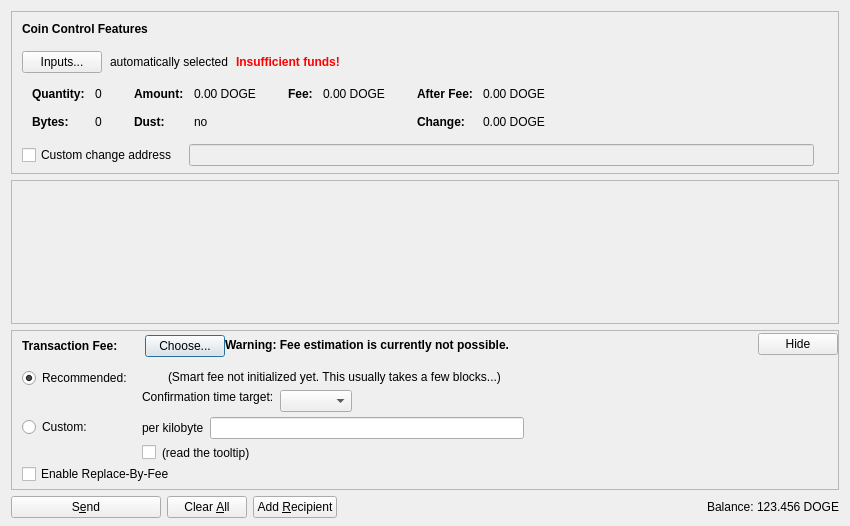
<?xml version="1.0" encoding="UTF-8"?>
<ui version="4.0">
 <class>SendCoinsDialog</class>
 <widget class="QDialog" name="SendCoinsDialog">
  <property name="geometry">
   <rect>
    <x>0</x>
    <y>0</y>
    <width>850</width>
    <height>526</height>
   </rect>
  </property>
  <property name="windowTitle">
   <string>Send Coins</string>
  </property>
  <layout class="QVBoxLayout" name="verticalLayout" stretch="0,1,0,0">
   <property name="bottomMargin">
    <number>8</number>
   </property>
   <item>
    <widget class="QFrame" name="frameCoinControl">
     <property name="sizePolicy">
      <sizepolicy hsizetype="Expanding" vsizetype="Expanding">
       <horstretch>0</horstretch>
       <verstretch>0</verstretch>
      </sizepolicy>
     </property>
     <property name="maximumSize">
      <size>
       <width>16777215</width>
       <height>16777215</height>
      </size>
     </property>
     <property name="frameShape">
      <enum>QFrame::StyledPanel</enum>
     </property>
     <property name="frameShadow">
      <enum>QFrame::Sunken</enum>
     </property>
     <layout class="QVBoxLayout" name="verticalLayoutCoinControl2">
      <property name="spacing">
       <number>0</number>
      </property>
      <property name="leftMargin">
       <number>0</number>
      </property>
      <property name="topMargin">
       <number>0</number>
      </property>
      <property name="rightMargin">
       <number>0</number>
      </property>
      <property name="bottomMargin">
       <number>6</number>
      </property>
      <item>
       <layout class="QVBoxLayout" name="verticalLayoutCoinControl" stretch="0,0,0,0,1">
        <property name="spacing">
         <number>0</number>
        </property>
        <property name="leftMargin">
         <number>10</number>
        </property>
        <property name="topMargin">
         <number>10</number>
        </property>
        <item>
         <layout class="QHBoxLayout" name="horizontalLayoutCoinControl1">
          <property name="bottomMargin">
           <number>15</number>
          </property>
          <item>
           <widget class="QLabel" name="labelCoinControlFeatures">
            <property name="sizePolicy">
             <sizepolicy hsizetype="Preferred" vsizetype="Maximum">
              <horstretch>0</horstretch>
              <verstretch>0</verstretch>
             </sizepolicy>
            </property>
            <property name="font">
             <font>
              <weight>75</weight>
              <bold>true</bold>
             </font>
            </property>
            <property name="styleSheet">
             <string notr="true">font-weight:bold;</string>
            </property>
            <property name="text">
             <string>Coin Control Features</string>
            </property>
           </widget>
          </item>
         </layout>
        </item>
        <item>
         <layout class="QHBoxLayout" name="horizontalLayoutCoinControl2" stretch="0,0,0,0">
          <property name="spacing">
           <number>8</number>
          </property>
          <property name="bottomMargin">
           <number>10</number>
          </property>
          <item>
           <widget class="QPushButton" name="pushButtonCoinControl">
            <property name="styleSheet">
             <string notr="true"/>
            </property>
            <property name="text">
             <string>Inputs...</string>
            </property>
            <property name="autoDefault">
             <bool>false</bool>
            </property>
           </widget>
          </item>
          <item>
           <widget class="QLabel" name="labelCoinControlAutomaticallySelected">
            <property name="text">
             <string>automatically selected</string>
            </property>
            <property name="margin">
             <number>5</number>
            </property>
           </widget>
          </item>
          <item>
           <widget class="QLabel" name="labelCoinControlInsuffFunds">
            <property name="font">
             <font>
              <weight>75</weight>
              <bold>true</bold>
             </font>
            </property>
            <property name="styleSheet">
             <string notr="true">color:red;font-weight:bold;</string>
            </property>
            <property name="text">
             <string>Insufficient funds!</string>
            </property>
            <property name="margin">
             <number>5</number>
            </property>
           </widget>
          </item>
          <item>
           <spacer name="horizontalSpacerCoinControl">
            <property name="orientation">
             <enum>Qt::Horizontal</enum>
            </property>
            <property name="sizeHint" stdset="0">
             <size>
              <width>40</width>
              <height>1</height>
             </size>
            </property>
           </spacer>
          </item>
         </layout>
        </item>
        <item>
         <widget class="QWidget" name="widgetCoinControl" native="true">
          <property name="sizePolicy">
           <sizepolicy hsizetype="Preferred" vsizetype="Preferred">
            <horstretch>0</horstretch>
            <verstretch>0</verstretch>
           </sizepolicy>
          </property>
          <property name="minimumSize">
           <size>
            <width>0</width>
            <height>0</height>
           </size>
          </property>
          <property name="styleSheet">
           <string notr="true"/>
          </property>
          <layout class="QHBoxLayout" name="horizontalLayoutCoinControl5">
           <property name="leftMargin">
            <number>0</number>
           </property>
           <property name="topMargin">
            <number>0</number>
           </property>
           <property name="rightMargin">
            <number>0</number>
           </property>
           <property name="bottomMargin">
            <number>0</number>
           </property>
           <item>
            <layout class="QHBoxLayout" name="horizontalLayoutCoinControl3" stretch="0,0,0,1">
             <property name="spacing">
              <number>20</number>
             </property>
             <property name="topMargin">
              <number>0</number>
             </property>
             <property name="bottomMargin">
              <number>10</number>
             </property>
             <item>
              <layout class="QFormLayout" name="formLayoutCoinControl1">
               <property name="horizontalSpacing">
                <number>10</number>
               </property>
               <property name="verticalSpacing">
                <number>14</number>
               </property>
               <property name="leftMargin">
                <number>10</number>
               </property>
               <property name="topMargin">
                <number>4</number>
               </property>
               <property name="rightMargin">
                <number>6</number>
               </property>
               <item row="0" column="0">
                <widget class="QLabel" name="labelCoinControlQuantityText">
                 <property name="font">
                  <font>
                   <weight>75</weight>
                   <bold>true</bold>
                  </font>
                 </property>
                 <property name="text">
                  <string>Quantity:</string>
                 </property>
                 <property name="margin">
                  <number>0</number>
                 </property>
                </widget>
               </item>
               <item row="0" column="1">
                <widget class="QLabel" name="labelCoinControlQuantity">
                 <property name="cursor">
                  <cursorShape>IBeamCursor</cursorShape>
                 </property>
                 <property name="contextMenuPolicy">
                  <enum>Qt::ActionsContextMenu</enum>
                 </property>
                 <property name="text">
                  <string notr="true">0</string>
                 </property>
                 <property name="margin">
                  <number>0</number>
                 </property>
                 <property name="textInteractionFlags">
                  <set>Qt::LinksAccessibleByMouse|Qt::TextSelectableByKeyboard|Qt::TextSelectableByMouse</set>
                 </property>
                </widget>
               </item>
               <item row="1" column="0">
                <widget class="QLabel" name="labelCoinControlBytesText">
                 <property name="font">
                  <font>
                   <weight>75</weight>
                   <bold>true</bold>
                  </font>
                 </property>
                 <property name="text">
                  <string>Bytes:</string>
                 </property>
                </widget>
               </item>
               <item row="1" column="1">
                <widget class="QLabel" name="labelCoinControlBytes">
                 <property name="cursor">
                  <cursorShape>IBeamCursor</cursorShape>
                 </property>
                 <property name="contextMenuPolicy">
                  <enum>Qt::ActionsContextMenu</enum>
                 </property>
                 <property name="text">
                  <string notr="true">0</string>
                 </property>
                 <property name="textInteractionFlags">
                  <set>Qt::LinksAccessibleByMouse|Qt::TextSelectableByKeyboard|Qt::TextSelectableByMouse</set>
                 </property>
                </widget>
               </item>
              </layout>
             </item>
             <item>
              <layout class="QFormLayout" name="formLayoutCoinControl2">
               <property name="horizontalSpacing">
                <number>10</number>
               </property>
               <property name="verticalSpacing">
                <number>14</number>
               </property>
               <property name="leftMargin">
                <number>6</number>
               </property>
               <property name="topMargin">
                <number>4</number>
               </property>
               <property name="rightMargin">
                <number>6</number>
               </property>
               <item row="0" column="0">
                <widget class="QLabel" name="labelCoinControlAmountText">
                 <property name="font">
                  <font>
                   <weight>75</weight>
                   <bold>true</bold>
                  </font>
                 </property>
                 <property name="text">
                  <string>Amount:</string>
                 </property>
                 <property name="margin">
                  <number>0</number>
                 </property>
                </widget>
               </item>
               <item row="0" column="1">
                <widget class="QLabel" name="labelCoinControlAmount">
                 <property name="cursor">
                  <cursorShape>IBeamCursor</cursorShape>
                 </property>
                 <property name="contextMenuPolicy">
                  <enum>Qt::ActionsContextMenu</enum>
                 </property>
                 <property name="text">
                  <string notr="true">0.00 DOGE</string>
                 </property>
                 <property name="textInteractionFlags">
                  <set>Qt::LinksAccessibleByMouse|Qt::TextSelectableByKeyboard|Qt::TextSelectableByMouse</set>
                 </property>
                </widget>
               </item>
               <item row="1" column="0">
                <widget class="QLabel" name="labelCoinControlLowOutputText">
                 <property name="font">
                  <font>
                   <weight>75</weight>
                   <bold>true</bold>
                  </font>
                 </property>
                 <property name="text">
                  <string>Dust:</string>
                 </property>
                </widget>
               </item>
               <item row="1" column="1">
                <widget class="QLabel" name="labelCoinControlLowOutput">
                 <property name="cursor">
                  <cursorShape>IBeamCursor</cursorShape>
                 </property>
                 <property name="contextMenuPolicy">
                  <enum>Qt::ActionsContextMenu</enum>
                 </property>
                 <property name="text">
                  <string notr="true">no</string>
                 </property>
                 <property name="textInteractionFlags">
                  <set>Qt::LinksAccessibleByMouse|Qt::TextSelectableByKeyboard|Qt::TextSelectableByMouse</set>
                 </property>
                </widget>
               </item>
              </layout>
             </item>
             <item>
              <layout class="QFormLayout" name="formLayoutCoinControl3">
               <property name="horizontalSpacing">
                <number>10</number>
               </property>
               <property name="verticalSpacing">
                <number>14</number>
               </property>
               <property name="leftMargin">
                <number>6</number>
               </property>
               <property name="topMargin">
                <number>4</number>
               </property>
               <property name="rightMargin">
                <number>6</number>
               </property>
               <item row="0" column="0">
                <widget class="QLabel" name="labelCoinControlFeeText">
                 <property name="font">
                  <font>
                   <weight>75</weight>
                   <bold>true</bold>
                  </font>
                 </property>
                 <property name="text">
                  <string>Fee:</string>
                 </property>
                 <property name="margin">
                  <number>0</number>
                 </property>
                </widget>
               </item>
               <item row="0" column="1">
                <widget class="QLabel" name="labelCoinControlFee">
                 <property name="cursor">
                  <cursorShape>IBeamCursor</cursorShape>
                 </property>
                 <property name="contextMenuPolicy">
                  <enum>Qt::ActionsContextMenu</enum>
                 </property>
                 <property name="text">
                  <string notr="true">0.00 DOGE</string>
                 </property>
                 <property name="textInteractionFlags">
                  <set>Qt::LinksAccessibleByMouse|Qt::TextSelectableByKeyboard|Qt::TextSelectableByMouse</set>
                 </property>
                </widget>
               </item>
              </layout>
             </item>
             <item>
              <layout class="QFormLayout" name="formLayoutCoinControl4">
               <property name="horizontalSpacing">
                <number>10</number>
               </property>
               <property name="verticalSpacing">
                <number>14</number>
               </property>
               <property name="leftMargin">
                <number>6</number>
               </property>
               <property name="topMargin">
                <number>4</number>
               </property>
               <property name="rightMargin">
                <number>6</number>
               </property>
               <item row="0" column="0">
                <widget class="QLabel" name="labelCoinControlAfterFeeText">
                 <property name="font">
                  <font>
                   <weight>75</weight>
                   <bold>true</bold>
                  </font>
                 </property>
                 <property name="text">
                  <string>After Fee:</string>
                 </property>
                 <property name="margin">
                  <number>0</number>
                 </property>
                </widget>
               </item>
               <item row="0" column="1">
                <widget class="QLabel" name="labelCoinControlAfterFee">
                 <property name="cursor">
                  <cursorShape>IBeamCursor</cursorShape>
                 </property>
                 <property name="contextMenuPolicy">
                  <enum>Qt::ActionsContextMenu</enum>
                 </property>
                 <property name="text">
                  <string notr="true">0.00 DOGE</string>
                 </property>
                 <property name="textInteractionFlags">
                  <set>Qt::LinksAccessibleByMouse|Qt::TextSelectableByKeyboard|Qt::TextSelectableByMouse</set>
                 </property>
                </widget>
               </item>
               <item row="1" column="0">
                <widget class="QLabel" name="labelCoinControlChangeText">
                 <property name="font">
                  <font>
                   <weight>75</weight>
                   <bold>true</bold>
                  </font>
                 </property>
                 <property name="text">
                  <string>Change:</string>
                 </property>
                </widget>
               </item>
               <item row="1" column="1">
                <widget class="QLabel" name="labelCoinControlChange">
                 <property name="cursor">
                  <cursorShape>IBeamCursor</cursorShape>
                 </property>
                 <property name="contextMenuPolicy">
                  <enum>Qt::ActionsContextMenu</enum>
                 </property>
                 <property name="text">
                  <string notr="true">0.00 DOGE</string>
                 </property>
                 <property name="textInteractionFlags">
                  <set>Qt::LinksAccessibleByMouse|Qt::TextSelectableByKeyboard|Qt::TextSelectableByMouse</set>
                 </property>
                </widget>
               </item>
              </layout>
             </item>
            </layout>
           </item>
          </layout>
         </widget>
        </item>
        <item>
         <layout class="QHBoxLayout" name="horizontalLayoutCoinControl4" stretch="0,0,0">
          <property name="spacing">
           <number>12</number>
          </property>
          <property name="sizeConstraint">
           <enum>QLayout::SetDefaultConstraint</enum>
          </property>
          <property name="topMargin">
           <number>5</number>
          </property>
          <property name="rightMargin">
           <number>5</number>
          </property>
          <item>
           <widget class="QCheckBox" name="checkBoxCoinControlChange">
            <property name="toolTip">
             <string>If this is activated, but the change address is empty or invalid, change will be sent to a newly generated address.</string>
            </property>
            <property name="text">
             <string>Custom change address</string>
            </property>
           </widget>
          </item>
          <item>
           <widget class="QValidatedLineEdit" name="lineEditCoinControlChange">
            <property name="enabled">
             <bool>false</bool>
            </property>
            <property name="sizePolicy">
             <sizepolicy hsizetype="Expanding" vsizetype="Fixed">
              <horstretch>0</horstretch>
              <verstretch>0</verstretch>
             </sizepolicy>
            </property>
           </widget>
          </item>
          <item>
           <widget class="QLabel" name="labelCoinControlChangeLabel">
            <property name="sizePolicy">
             <sizepolicy hsizetype="Preferred" vsizetype="Expanding">
              <horstretch>0</horstretch>
              <verstretch>0</verstretch>
             </sizepolicy>
            </property>
            <property name="minimumSize">
             <size>
              <width>0</width>
              <height>0</height>
             </size>
            </property>
            <property name="text">
             <string/>
            </property>
            <property name="margin">
             <number>3</number>
            </property>
           </widget>
          </item>
         </layout>
        </item>
        <item>
         <spacer name="verticalSpacerCoinControl">
          <property name="orientation">
           <enum>Qt::Vertical</enum>
          </property>
          <property name="sizeHint" stdset="0">
           <size>
            <width>800</width>
            <height>1</height>
           </size>
          </property>
         </spacer>
        </item>
       </layout>
      </item>
     </layout>
    </widget>
   </item>
   <item>
    <widget class="QScrollArea" name="scrollArea">
     <property name="widgetResizable">
      <bool>true</bool>
     </property>
     <widget class="QWidget" name="scrollAreaWidgetContents">
      <property name="geometry">
       <rect>
        <x>0</x>
        <y>0</y>
        <width>830</width>
        <height>104</height>
       </rect>
      </property>
      <layout class="QVBoxLayout" name="verticalLayout_2" stretch="0,1">
       <property name="leftMargin">
        <number>0</number>
       </property>
       <property name="topMargin">
        <number>0</number>
       </property>
       <property name="rightMargin">
        <number>0</number>
       </property>
       <property name="bottomMargin">
        <number>0</number>
       </property>
       <item>
        <layout class="QVBoxLayout" name="entries">
         <property name="spacing">
          <number>6</number>
         </property>
        </layout>
       </item>
       <item>
        <spacer name="verticalSpacer">
         <property name="orientation">
          <enum>Qt::Vertical</enum>
         </property>
         <property name="sizeHint" stdset="0">
          <size>
           <width>20</width>
           <height>40</height>
          </size>
         </property>
        </spacer>
       </item>
      </layout>
     </widget>
    </widget>
   </item>
   <item>
    <widget class="QFrame" name="frameFee">
     <property name="sizePolicy">
      <sizepolicy hsizetype="Expanding" vsizetype="Expanding">
       <horstretch>0</horstretch>
       <verstretch>0</verstretch>
      </sizepolicy>
     </property>
     <property name="maximumSize">
      <size>
       <width>16777215</width>
       <height>16777215</height>
      </size>
     </property>
     <property name="frameShape">
      <enum>QFrame::StyledPanel</enum>
     </property>
     <property name="frameShadow">
      <enum>QFrame::Sunken</enum>
     </property>
     <layout class="QVBoxLayout" name="verticalLayoutFee1">
      <property name="spacing">
       <number>0</number>
      </property>
      <property name="leftMargin">
       <number>0</number>
      </property>
      <property name="topMargin">
       <number>0</number>
      </property>
      <property name="rightMargin">
       <number>0</number>
      </property>
      <property name="bottomMargin">
       <number>0</number>
      </property>
      <item>
       <layout class="QVBoxLayout" name="verticalLayoutFee2" stretch="0,0,0">
        <property name="spacing">
         <number>0</number>
        </property>
        <property name="leftMargin">
         <number>10</number>
        </property>
        <property name="topMargin">
         <number>0</number>
        </property>
        <item>
         <layout class="QHBoxLayout" name="horizontalLayoutFee1">
          <property name="bottomMargin">
           <number>0</number>
          </property>
          <item>
           <layout class="QVBoxLayout" name="verticalLayoutFee7">
            <property name="spacing">
             <number>0</number>
            </property>
            <item>
             <spacer name="verticalSpacerSmartFee">
              <property name="orientation">
               <enum>Qt::Vertical</enum>
              </property>
              <property name="sizeType">
               <enum>QSizePolicy::Fixed</enum>
              </property>
              <property name="sizeHint" stdset="0">
               <size>
                <width>1</width>
                <height>4</height>
               </size>
              </property>
             </spacer>
            </item>
            <item>
             <layout class="QHBoxLayout" name="horizontalLayoutSmartFee">
              <property name="spacing">
               <number>10</number>
              </property>
              <item>
               <widget class="QLabel" name="labelFeeHeadline">
                <property name="sizePolicy">
                 <sizepolicy hsizetype="Preferred" vsizetype="Maximum">
                  <horstretch>0</horstretch>
                  <verstretch>0</verstretch>
                 </sizepolicy>
                </property>
                <property name="font">
                 <font>
                  <weight>75</weight>
                  <bold>true</bold>
                 </font>
                </property>
                <property name="styleSheet">
                 <string notr="true">font-weight:bold;</string>
                </property>
                <property name="text">
                 <string>Transaction Fee:</string>
                </property>
               </widget>
              </item>
              <item>
               <widget class="QLabel" name="labelFeeMinimized">
                <property name="text">
                 <string/>
                </property>
               </widget>
              </item>
              <item>
               <widget class="QPushButton" name="buttonChooseFee">
                <property name="text">
                 <string>Choose...</string>
                </property>
               </widget>
              </item>
             </layout>
            </item>
            <item>
             <spacer name="verticalSpacer_5">
              <property name="orientation">
               <enum>Qt::Vertical</enum>
              </property>
              <property name="sizeHint" stdset="0">
               <size>
                <width>1</width>
                <height>1</height>
               </size>
              </property>
             </spacer>
            </item>
           </layout>
          </item>
          <item>
           <widget class="QLabel" name="fallbackFeeWarningLabel">
            <property name="toolTip">
             <string>Using the fallbackfee can result in sending a transaction that will take several hours or days (or never) to confirm. Consider choosing your fee manually or wait until you have validated the complete chain.</string>
            </property>
            <property name="font">
            <font>
                <weight>75</weight>
                <bold>true</bold>
            </font>
            </property>
            <property name="text">
             <string>Warning: Fee estimation is currently not possible.</string>
            </property>
            <property name="wordWrap">
             <bool>false</bool>
            </property>
           </widget>
          </item>
          <item>
           <spacer name="horizontalSpacer_4">
            <property name="orientation">
             <enum>Qt::Horizontal</enum>
            </property>
            <property name="sizeType">
             <enum>QSizePolicy::MinimumExpanding</enum>
            </property>
            <property name="sizeHint" stdset="0">
             <size>
              <width>40</width>
              <height>20</height>
             </size>
            </property>
           </spacer>
          </item>
          <item>
           <widget class="QPushButton" name="buttonMinimizeFee">
            <property name="toolTip">
             <string>collapse fee-settings</string>
            </property>
            <property name="text">
             <string>Hide</string>
            </property>
           </widget>
          </item>
         </layout>
        </item>
        <item>
         <widget class="QFrame" name="frameFeeSelection">
          <layout class="QVBoxLayout" name="verticalLayoutFee12">
           <property name="spacing">
            <number>0</number>
           </property>
           <property name="leftMargin">
            <number>0</number>
           </property>
           <property name="topMargin">
            <number>0</number>
           </property>
           <property name="rightMargin">
            <number>0</number>
           </property>
           <property name="bottomMargin">
            <number>0</number>
           </property>
           <item>
            <layout class="QGridLayout" name="gridLayoutFee">
             <property name="topMargin">
              <number>10</number>
             </property>
             <property name="bottomMargin">
              <number>4</number>
             </property>
             <property name="horizontalSpacing">
              <number>10</number>
             </property>
             <property name="verticalSpacing">
              <number>4</number>
             </property>
             <item row="1" column="1">
              <layout class="QVBoxLayout" name="verticalLayoutFee8">
               <property name="spacing">
                <number>6</number>
               </property>
               <item>
                <layout class="QHBoxLayout" name="horizontalLayoutFee13">
                 <item>
                  <widget class="QLabel" name="labelCustomPerKilobyte">
                   <property name="toolTip">
                    <string>Specify a custom fee per kB (1,000 bytes) of the transaction's virtual size.

Note:  Since the fee is calculated on a per-byte basis, a fee of "100 satoshis per kB" for a transaction size of 500 bytes (half of 1 kB) would ultimately yield a fee of only 50 satoshis.</string>
                   </property>
                   <property name="text">
                    <string>per kilobyte</string>
                   </property>
                  </widget>
                 </item>
                 <item>
                  <widget class="BitcoinAmountField" name="customFee"/>
                 </item>
                 <item>
                  <spacer name="horizontalSpacer_6">
                   <property name="orientation">
                    <enum>Qt::Horizontal</enum>
                   </property>
                   <property name="sizeHint" stdset="0">
                    <size>
                     <width>1</width>
                     <height>1</height>
                    </size>
                   </property>
                  </spacer>
                 </item>
                </layout>
               </item>
               <item>
                <layout class="QHBoxLayout" name="horizontalLayoutFee8">
                 <item>
                  <widget class="QCheckBox" name="checkBoxMinimumFee">
                   <property name="toolTip">
                    <string>Paying only the minimum fee is just fine as long as there is less transaction volume than space in the blocks. But be aware that this can end up in a never confirming transaction once there is more demand for doge transactions than the network can process.</string>
                   </property>
                   <property name="text">
                    <string/>
                   </property>
                  </widget>
                 </item>
                 <item>
                  <widget class="QLabel" name="labelMinFeeWarning">
                   <property name="enabled">
                    <bool>true</bool>
                   </property>
                   <property name="toolTip">
                    <string>Paying only the minimum fee is just fine as long as there is less transaction volume than space in the blocks. But be aware that this can end up in a never confirming transaction once there is more demand for doge transactions than the network can process.</string>
                   </property>
                   <property name="text">
                    <string>(read the tooltip)</string>
                   </property>
                   <property name="margin">
                    <number>5</number>
                   </property>
                  </widget>
                 </item>
                 <item>
                  <spacer name="horizontalSpacer_2">
                   <property name="orientation">
                    <enum>Qt::Horizontal</enum>
                   </property>
                   <property name="sizeHint" stdset="0">
                    <size>
                     <width>1</width>
                     <height>1</height>
                    </size>
                   </property>
                  </spacer>
                 </item>
                </layout>
               </item>
              </layout>
             </item>
             <item row="0" column="0">
              <layout class="QVBoxLayout" name="verticalLayoutFee4" stretch="0,1">
               <item>
                <widget class="QRadioButton" name="radioSmartFee">
                 <property name="text">
                  <string>Recommended:</string>
                 </property>
                 <property name="checked">
                  <bool>true</bool>
                 </property>
                 <attribute name="buttonGroup">
                  <string notr="true">groupFee</string>
                 </attribute>
                </widget>
               </item>
               <item>
                <spacer name="verticalSpacer_2">
                 <property name="orientation">
                  <enum>Qt::Vertical</enum>
                 </property>
                 <property name="sizeHint" stdset="0">
                  <size>
                   <width>1</width>
                   <height>1</height>
                  </size>
                 </property>
                </spacer>
               </item>
              </layout>
             </item>
             <item row="1" column="0">
              <layout class="QVBoxLayout" name="verticalLayoutFee9" stretch="0,1">
               <item>
                <widget class="QRadioButton" name="radioCustomFee">
                 <property name="text">
                  <string>Custom:</string>
                 </property>
                 <attribute name="buttonGroup">
                  <string notr="true">groupFee</string>
                 </attribute>
                </widget>
               </item>
               <item>
                <spacer name="verticalSpacer_6">
                 <property name="orientation">
                  <enum>Qt::Vertical</enum>
                 </property>
                 <property name="sizeHint" stdset="0">
                  <size>
                   <width>1</width>
                   <height>1</height>
                  </size>
                 </property>
                </spacer>
               </item>
              </layout>
             </item>
             <item row="0" column="1">
              <layout class="QVBoxLayout" name="verticalLayoutFee3" stretch="0,0,1">
               <property name="spacing">
                <number>6</number>
               </property>
               <property name="topMargin">
                <number>2</number>
               </property>
               <item>
                <layout class="QHBoxLayout" name="horizontalLayoutFee12">
                 <item>
                  <widget class="QLabel" name="labelSmartFee">
                   <property name="text">
                    <string/>
                   </property>
                   <property name="margin">
                    <number>2</number>
                   </property>
                  </widget>
                 </item>
                 <item>
                  <widget class="QLabel" name="labelFeeEstimation">
                   <property name="text">
                    <string/>
                   </property>
                  </widget>
                 </item>
                 <item>
                  <widget class="QLabel" name="labelSmartFee2">
                   <property name="text">
                    <string>(Smart fee not initialized yet. This usually takes a few blocks...)</string>
                   </property>
                   <property name="margin">
                    <number>2</number>
                   </property>
                  </widget>
                 </item>
                 <item>
                  <spacer name="horizontalSpacer_5">
                   <property name="orientation">
                    <enum>Qt::Horizontal</enum>
                   </property>
                   <property name="sizeHint" stdset="0">
                    <size>
                     <width>1</width>
                     <height>1</height>
                    </size>
                   </property>
                  </spacer>
                 </item>
                </layout>
               </item>
               <item>
                <layout class="QHBoxLayout" name="horizontalLayoutFee9">
                 <item>
                  <layout class="QVBoxLayout" name="verticalLayoutFee6">
                   <item>
                    <widget class="QLabel" name="labelSmartFee3">
                     <property name="text">
                      <string>Confirmation time target:</string>
                     </property>
                     <property name="margin">
                      <number>2</number>
                     </property>
                    </widget>
                   </item>
                   <item>
                    <spacer name="verticalSpacer_3">
                     <property name="orientation">
                      <enum>Qt::Vertical</enum>
                     </property>
                     <property name="sizeHint" stdset="0">
                      <size>
                       <width>1</width>
                       <height>1</height>
                      </size>
                     </property>
                    </spacer>
                   </item>
                  </layout>
                 </item>
                 <item>
                  <layout class="QVBoxLayout" name="verticalLayoutFee5">
                   <property name="rightMargin">
                    <number>30</number>
                   </property>
                   <item>
                    <layout class="QHBoxLayout" name="horizontalLayoutConfTarget">
                     <property name="bottomMargin">
                      <number>0</number>
                     </property>
                     <item>
                      <widget class="QComboBox" name="confTargetSelector"/>
                     </item>
                     <item>
                      <spacer name="horizontalSpacerConfTarget">
                       <property name="orientation">
                        <enum>Qt::Horizontal</enum>
                       </property>
                       <property name="sizeHint" stdset="0">
                        <size>
                         <width>40</width>
                         <height>20</height>
                        </size>
                       </property>
                      </spacer>
                     </item>
                    </layout>
                   </item>
                  </layout>
                 </item>
                </layout>
               </item>
               <item>
                <spacer name="verticalSpacer_4">
                 <property name="orientation">
                  <enum>Qt::Vertical</enum>
                 </property>
                 <property name="sizeHint" stdset="0">
                  <size>
                   <width>1</width>
                   <height>1</height>
                  </size>
                 </property>
                </spacer>
               </item>
              </layout>
             </item>
            </layout>
           </item>
           <item>
            <widget class="QCheckBox" name="optInRBF">
             <property name="text">
              <string>Enable Replace-By-Fee</string>
             </property>
             <property name="toolTip">
              <string>With Replace-By-Fee (BIP-125) you can increase a transaction's fee after it is sent. Without this, a higher fee may be recommended to compensate for increased transaction delay risk.</string>
             </property>
            </widget>
           </item>
          </layout>
         </widget>
        </item>
        <item>
         <spacer name="verticalSpacerFee">
          <property name="orientation">
           <enum>Qt::Vertical</enum>
          </property>
          <property name="sizeHint" stdset="0">
           <size>
            <width>40</width>
            <height>5</height>
           </size>
          </property>
         </spacer>
        </item>
       </layout>
      </item>
     </layout>
    </widget>
   </item>
   <item>
    <layout class="QHBoxLayout" name="horizontalLayout">
     <item>
      <widget class="QPushButton" name="sendButton">
       <property name="minimumSize">
        <size>
         <width>150</width>
         <height>0</height>
        </size>
       </property>
       <property name="toolTip">
        <string>Confirm the send action</string>
       </property>
       <property name="text">
        <string>S&amp;end</string>
       </property>
       <property name="icon">
        <iconset resource="../bitcoin.qrc">
         <normaloff>:/icons/send</normaloff>:/icons/send</iconset>
       </property>
       <property name="autoDefault">
        <bool>false</bool>
       </property>
       <property name="default">
        <bool>false</bool>
       </property>
      </widget>
     </item>
     <item>
      <widget class="QPushButton" name="clearButton">
       <property name="sizePolicy">
        <sizepolicy hsizetype="Minimum" vsizetype="Fixed">
         <horstretch>0</horstretch>
         <verstretch>0</verstretch>
        </sizepolicy>
       </property>
       <property name="toolTip">
        <string>Clear all fields of the form.</string>
       </property>
       <property name="text">
        <string>Clear &amp;All</string>
       </property>
       <property name="icon">
        <iconset resource="../bitcoin.qrc">
         <normaloff>:/icons/remove</normaloff>:/icons/remove</iconset>
       </property>
       <property name="autoDefault">
        <bool>false</bool>
       </property>
      </widget>
     </item>
     <item>
      <widget class="QPushButton" name="addButton">
       <property name="toolTip">
        <string>Send to multiple recipients at once</string>
       </property>
       <property name="text">
        <string>Add &amp;Recipient</string>
       </property>
       <property name="icon">
        <iconset resource="../bitcoin.qrc">
         <normaloff>:/icons/add</normaloff>:/icons/add</iconset>
       </property>
       <property name="autoDefault">
        <bool>false</bool>
       </property>
      </widget>
     </item>
     <item>
      <spacer name="horizontalSpacer">
       <property name="orientation">
        <enum>Qt::Horizontal</enum>
       </property>
       <property name="sizeHint" stdset="0">
        <size>
         <width>40</width>
         <height>20</height>
        </size>
       </property>
      </spacer>
     </item>
     <item>
      <layout class="QHBoxLayout" name="horizontalLayout_2">
       <property name="spacing">
        <number>3</number>
       </property>
       <item>
        <widget class="QLabel" name="label">
         <property name="sizePolicy">
          <sizepolicy hsizetype="Preferred" vsizetype="Fixed">
           <horstretch>0</horstretch>
           <verstretch>0</verstretch>
          </sizepolicy>
         </property>
         <property name="text">
          <string>Balance:</string>
         </property>
        </widget>
       </item>
       <item>
        <widget class="QLabel" name="labelBalance">
         <property name="sizePolicy">
          <sizepolicy hsizetype="Preferred" vsizetype="Fixed">
           <horstretch>0</horstretch>
           <verstretch>0</verstretch>
          </sizepolicy>
         </property>
         <property name="cursor">
          <cursorShape>IBeamCursor</cursorShape>
         </property>
         <property name="text">
          <string notr="true">123.456 DOGE</string>
         </property>
         <property name="textInteractionFlags">
          <set>Qt::LinksAccessibleByMouse|Qt::TextSelectableByKeyboard|Qt::TextSelectableByMouse</set>
         </property>
        </widget>
       </item>
      </layout>
     </item>
    </layout>
   </item>
  </layout>
 </widget>
 <customwidgets>
  <customwidget>
   <class>QValidatedLineEdit</class>
   <extends>QLineEdit</extends>
   <header>qt/qvalidatedlineedit.h</header>
  </customwidget>
  <customwidget>
   <class>BitcoinAmountField</class>
   <extends>QLineEdit</extends>
   <header>qt/bitcoinamountfield.h</header>
   <container>1</container>
  </customwidget>
 </customwidgets>
 <resources>
  <include location="../bitcoin.qrc"/>
 </resources>
 <connections/>
 <buttongroups>
  <buttongroup name="groupFee"/>
 </buttongroups>
</ui>
